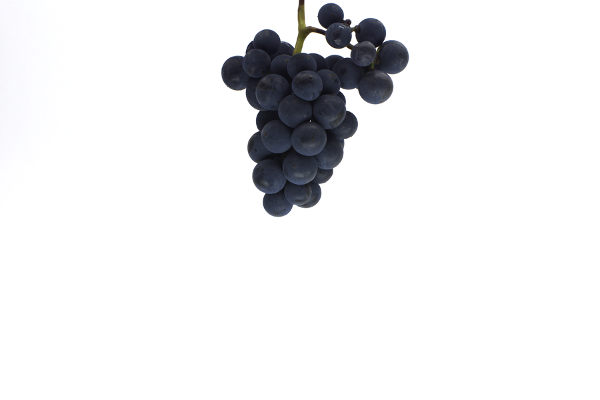
%> input picture GE1025_036_3_2_resize.png, 600 x 400 px; its folder holds only this picture in this run
$ octave ImageProcessDistribute.m   (GNU Octave 9; MATLAB toolbox functions it lacks are replaced by stand-ins)
%> lines starting %> are read from the running program, lines starting %| are printed output that depends on the picture; in (x1, y1, x2, y2) boxes, pixels count from 0 and x2, y2 are one past the last pixel; in counts of white or black regions, pixels touching at a corner belong together; the program's own positions count from 1
% Anna Underhill
% Cluster Compactness Components
% A program to analyze segmented images of grape clusters

%Set working directory; update with your filepath
cd 'C:\Users\Anna\Documents\School\Graduate School\UMN\GE1025 2017 Segment Local'

%Attempt to individually load files
imagefiles = dir('*.png');%only read in .png files
filenames = {imagefiles.name};
nfiles = length(imagefiles);% Number of files found
h = waitbar(0,'Iterating through images');

%Set up arrays for appending loop output
clusterarea_append_array = {};
clusterpercent_append_array = {};
rachispercent_append_array = {};
spacepercent_append_array = {};
perim_append_array = {};
axislength_append_array = {};
perpendicularWidth25_append_array = {};
perpendicularWidth50_append_array = {};
perpendicularWidth75_append_array = {};
maxlength_append_array = {};
maxwidth_append_array = {};

for ii=1:nfiles
   currentfilename = imagefiles(ii).name;
   currentimage = imread(currentfilename);
%> currentimage is the input picture: size 400x600x3 uint8; mean R, G, B 236.9, 237.2, 238.2
   images= currentimage;

%Read in RGB image
rgbImage = currentimage;

% Get the dimensions of the image; numberOfColorBands should be = 3.
[rows, columns, numberOfColorBands] = size(rgbImage);
%> rows = 400; columns = 600; numberOfColorBands = 3

%Seperate image into color channels
redChannel = rgbImage(:, :, 1);
greenChannel = rgbImage(:, :, 2);
blueChannel = rgbImage(:, :, 3);

%Median filter each channel seperately
redMF = medfilt2(redChannel, [1 1]);
greenMF = medfilt2(greenChannel, [1 1]);
blueMF = medfilt2(blueChannel, [1 1]);

%Recombine channels into final filtered image
rgbFixed = cat(3, redMF, greenMF, blueMF);

%Segment into grapes and rachis
%Create indexed image
[indexedRGB, mapRGB] = rgb2ind(rgbFixed, 3);
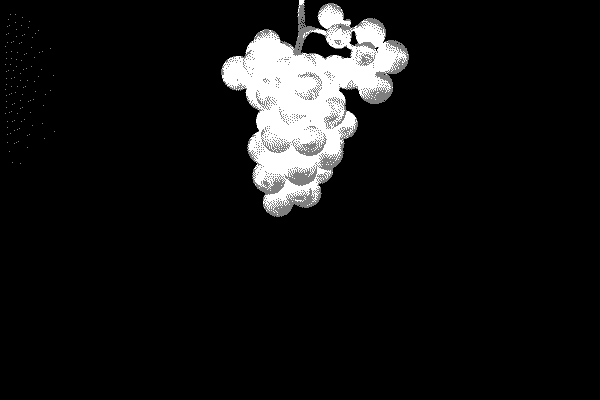
%> indexedRGB: size 400x600 uint8; min 0, max 2, mean 0.148; drawn with min black and max white
%> mapRGB = [1 1 1; 0.29 0.306 0.345; 0.149 0.157 0.2]

%Segment berries and rachis
red = roicolor(indexedRGB, 1, 1);
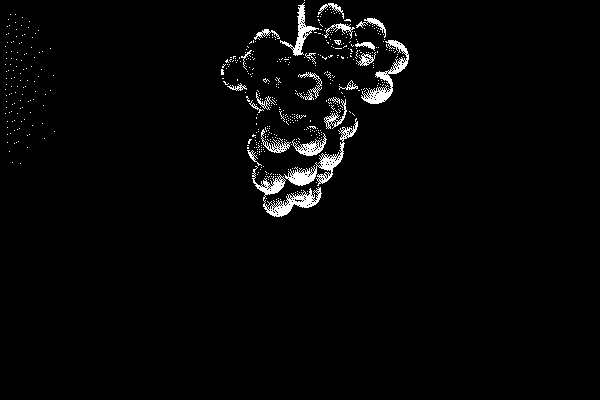
%> red: size 400x600 logical; 2.4% white; 517 white regions (493 under 20 px), largest, box (x1, y1, x2, y2) and area: (252, 166, 322, 217) 964, (284, 118, 358, 186) 890, (361, 40, 409, 104) 758
green = roicolor(indexedRGB, 2, 2);
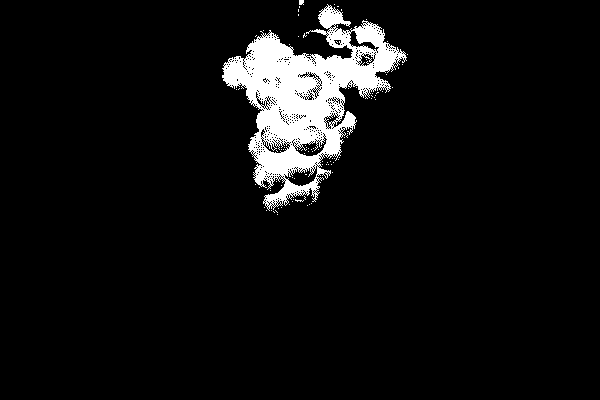
%> green: size 400x600 logical; 6.2% white; 89 white regions (87 under 20 px), largest, box (x1, y1, x2, y2) and area: (222, 4, 407, 211) 14708, (299, 0, 304, 5) 23

%Segment background; output is BW
% Convert RGB image into L*a*b* color space
RGB = rgbFixed;
X = rgb2lab(RGB);
%> X: size 400x600x3 double; mean of channels 1, 2, 3 93.1, 0.2, -0.7

% Create empty mask
BW = false(size(X,1),size(X,2));

% Flood fill
row = 1;
column = 1;
tolerance = 5.000000e-02;
normX = sum((X - X(row,column,:)).^2,3);
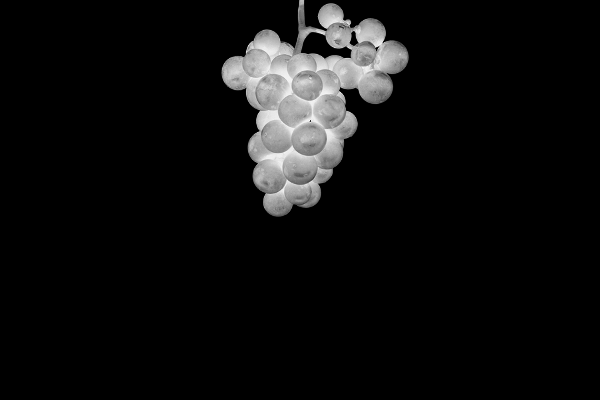
%> normX: size 400x600 double; min 0, max 9373.1, mean 542.8; drawn with min black and max white
normX = mat2gray(normX);
addedRegion = grayconnected(normX, row, column, tolerance);
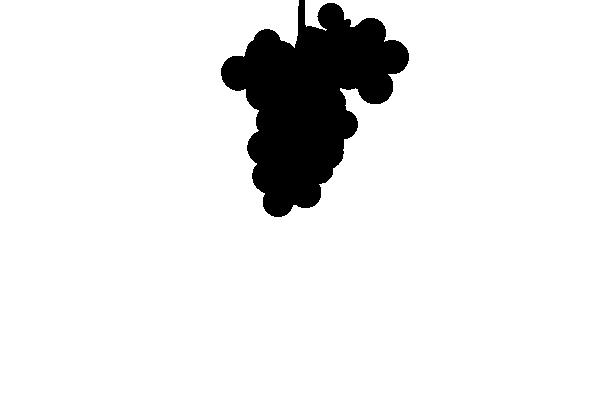
%> addedRegion: size 400x600 logical; 91.1% white; 1 black region, box (x1, y1, x2, y2) and area: (221, 0, 409, 217) 21351
BW = BW | addedRegion;

%Isolate cluster space
%Add everything not cluster space
lessSpace = (red + green + BW);
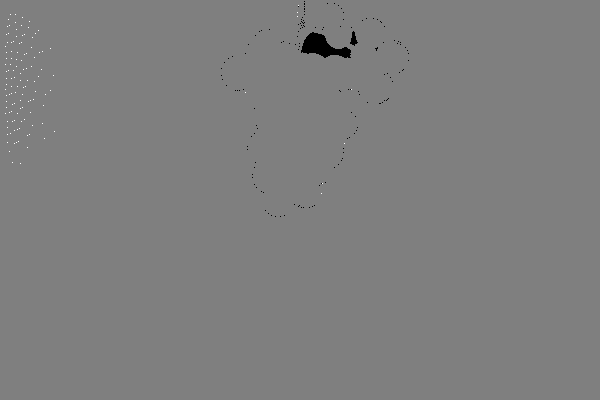
%> lessSpace: size 400x600 double; min 0, max 2, mean 0.997; drawn with min black and max white

%Invert so all cluster space selected
space = ~(lessSpace);
%> space: size 400x600 logical; 0.37% white; 133 white regions (131 under 20 px), largest, box (x1, y1, x2, y2) and area: (301, 32, 351, 58) 671, (350, 31, 358, 46) 62

%Remove artifacts from masking
space = bwareaopen(space, 2);
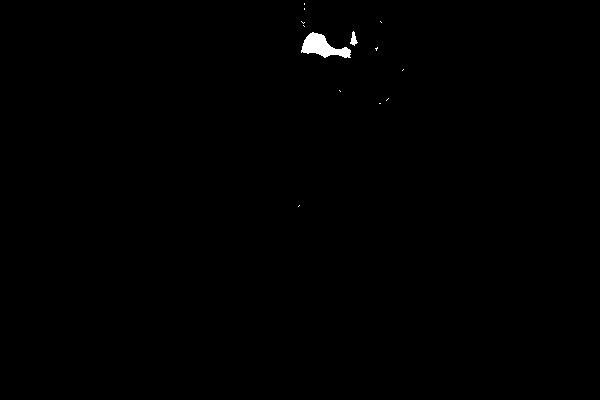
%> space: size 400x600 logical; 0.32% white; 13 white regions (11 under 20 px), largest, box (x1, y1, x2, y2) and area: (301, 32, 351, 58) 671, (350, 31, 358, 46) 62

%Find areas of each segment
clusterarea = bwarea(red);
%> clusterarea = 6247.5
rachisarea = bwarea(green);
%> rachisarea = 15540.8
spacearea = bwarea(space);
%> spacearea = 772.4

%Find percentages of each segment
divisor = (clusterarea + rachisarea + spacearea);
%> divisor = 22560.6
clusterpercent = ((clusterarea ./ divisor) * 100);
%> clusterpercent = 27.69
rachispercent = ((rachisarea ./ divisor) * 100);
%> rachispercent = 68.88
spacepercent = ((spacearea ./ divisor) * 100);
%> spacepercent = 3.42

%Find perimeter
cluster = ~(BW);
%> (the run ends here)

$ run again, on ImageCaptureSetup.png
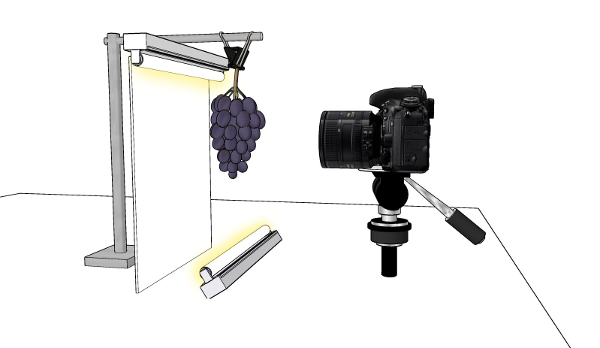
%> input picture ImageCaptureSetup.png, 600 x 348 px
%> currentimage is the input picture: size 348x600x3 uint8; mean R, G, B 233.9, 233.7, 233.4
%> mapRGB = [1 1 0.996; 0.671 0.667 0.663; 0.157 0.153 0.169]
%> `red = roicolor(indexedRGB, 1, 1);`:
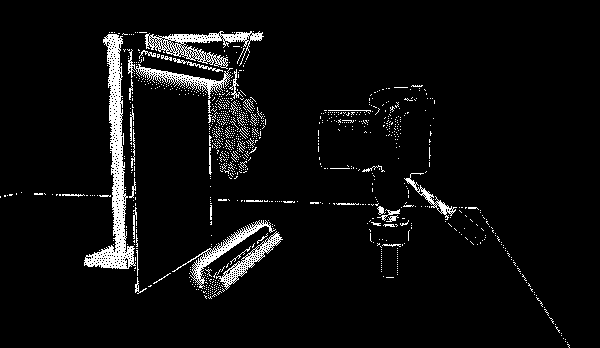
%> red: size 348x600 logical; 5.2% white in thin lines or dots, all inside (x1, y1, x2, y2) = (0, 31, 570, 348)
%> green: size 348x600 logical; 7.6% white; 428 white regions (415 under 20 px), largest, box (x1, y1, x2, y2) and area: (318, 86, 434, 216) 8784, (132, 31, 265, 179) 3401, (367, 217, 412, 277) 1348
%> X: size 348x600x3 double; mean of channels 1, 2, 3 91.9, 0, 0.1
%> addedRegion: size 348x600 logical; 85.2% white; 22 black regions (13 under 20 px), largest, box (x1, y1, x2, y2) and area: (0, 31, 571, 348) 27764, (194, 223, 282, 299) 2943, (133, 113, 134, 141) 28
%> `space = bwareaopen(space, 2);`:
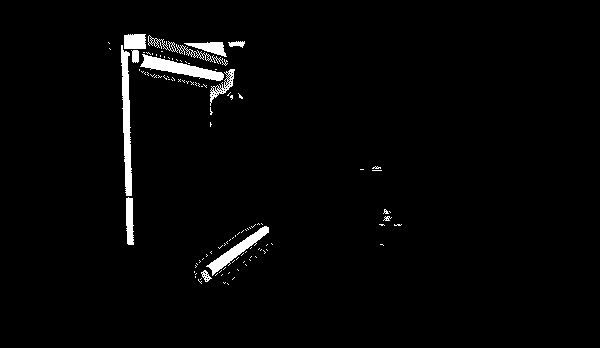
%> space: size 348x600 logical; 2.2% white; 112 white regions (99 under 20 px), largest, box (x1, y1, x2, y2) and area: (121, 45, 132, 196) 1001, (140, 54, 224, 81) 872, (206, 226, 269, 276) 684
%> clusterarea = 11912.6
%> rachisarea = 16636.6
%> spacearea = 4822.2
%> divisor = 33371.5
%> clusterpercent = 35.7
%> rachispercent = 49.85
%> spacepercent = 14.45
